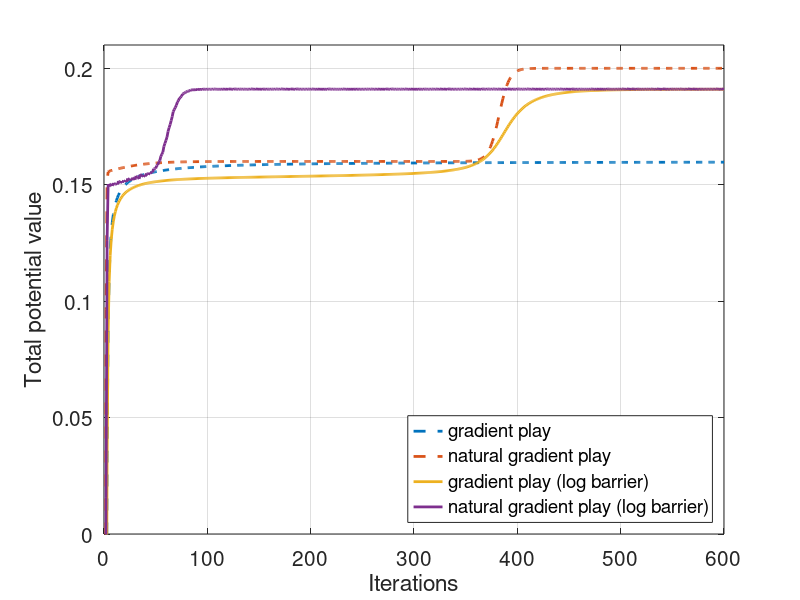
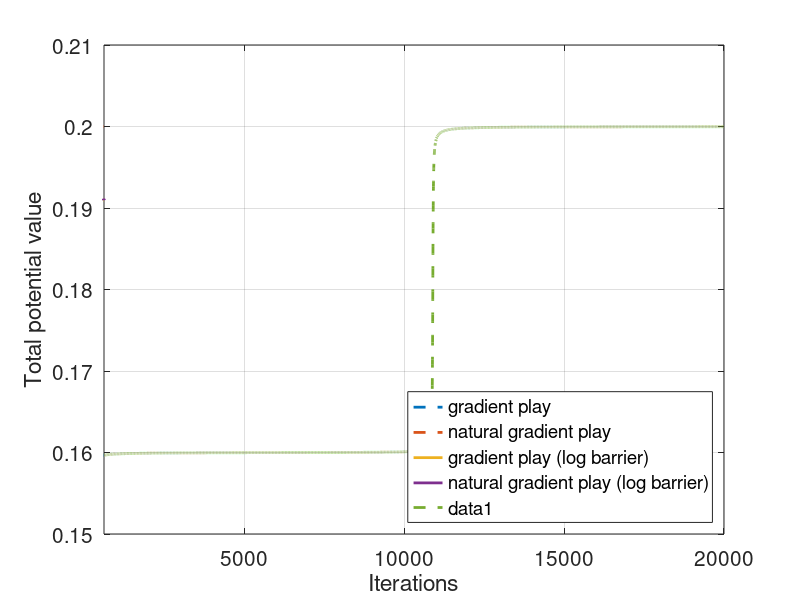

Write MATLAB code to recreate these figures, in order. (Note: a time limit stopped this script after it produced the figures.)
clear all
PG = load('data/PG.mat');
NPG = load('data/NPG.mat');
log_PG = load('data/log_barrier_PG.mat');
log_NPG = load('data/log_barrier_NPG.mat');

%%
r_PG = PG.r_lst;
r_NPG = NPG.r_lst;
r_log_PG = log_PG.r_lst;
r_log_NPG = log_NPG.r_lst;

h = figure(1);
plot(r_PG(1:600),'--','Linewidth',2); hold on;
plot(r_NPG(1:600),'--','Linewidth',2);
plot(r_log_PG(1:600),'Linewidth',2);
plot(r_log_NPG(1:600),'Linewidth',2);
ylim([0,0.21])
legend('gradient play', 'natural gradient play','gradient play (log barrier)','natural gradient play (log barrier)','location','Southeast')
grid on
set(gca,'Fontsize',15)
xlabel('Iterations')
ylabel('Total potential value')
saveas(h, 'figures/r_lst_plot.jpg')

%%
h = figure(1);
plot(600:20000,r_PG(600:20000),'--','Linewidth',2); hold on;
xlim([600,20000])
ylim([0.15,0.21])
grid on
set(gcf, 'Position',  [100, 100, 600, 300])
set(gca,'Fontsize',15)
xlabel('Iterations')
saveas(h, 'figures/r_lst_plot_keep_running.jpg')
%%
c_PG = PG.c_lst;
c_NPG = NPG.c_lst;
c_log_PG = log_PG.c_lst;
c_log_NPG = log_NPG.c_lst;

h = figure(2)
plot(c_PG(1:600),'--','Linewidth',2); hold on;
plot(c_NPG(1:600),'--','Linewidth',2);
plot(c_log_PG(1:600),'Linewidth',2);
plot(c_log_NPG(1:600),'Linewidth',2);
%legend('gradient play', 'natural gradient play','gradient play (log barrier)','natural gradient play (log barrier)','location','Southeast')
grid on
set(gca,'Fontsize',15)
set(get(gca,'YLabel'),'Rotation',0, 'Position', [-50,0.45])
xlabel('Iterations')
ylabel('$c(\theta^{(t)})$', 'Interpreter', 'Latex')
saveas(h, 'figures/c_lst_plot.jpg')
%%
h_a = figure(3)
plot([50:400], log10(c_PG(50:400)),'--','Linewidth',2); hold on;
plot([50:400], log10(c_NPG(50:400)),'--','Linewidth',2);
plot([50:400], log10(c_log_PG(50:400)),'Linewidth',2); hold on;
plot([50:400], log10(c_log_NPG(50:400)),'Linewidth',2);
set(gca,'Fontsize',15)
%set(get(gca,'YLabel'),'Rotation',0, 'Position', [40,-15])
ylabel('$\log_{10}c(\theta^{(t)})$', 'Interpreter', 'Latex')
xlim([50,400])
ylim([-30,-5])
saveas(h_a, 'figures/c_lst_zoom_in.jpg')
%%
NE_PG = PG.NE_lst;
NE_NPG = NPG.NE_lst;
NE_log_PG = log_PG.NE_lst;
NE_log_NPG = log_NPG.NE_lst;

h = figure(3);
plot(NE_PG(1:600),'--','Linewidth',2); hold on;
plot(NE_NPG(1:600),'--','Linewidth',2);
plot(NE_log_PG(1:600),'Linewidth',2);
plot(NE_log_NPG(1:600),'Linewidth',2);
ylim([0,0.1])
legend('gradient play', 'natural gradient play','gradient play (log barrier)','natural gradient play (log barrier)','location','Northeast')
grid on
set(gca,'Fontsize',15)
xlabel('Iterations')
ylabel('NE gap')
saveas(h, 'figures/NE_lst_plot.jpg')

%%
g_PG = PG.g_lst;
g_NPG = NPG.g_lst;
g_log_PG = log_PG.g_lst;
g_log_NPG = log_NPG.g_lst;

h = figure(4);
plot(g_PG(1:600),'--','Linewidth',2); hold on;
plot(g_NPG(1:600),'--','Linewidth',2);
plot(g_log_PG(1:600),'Linewidth',2);
plot(g_log_NPG(1:600),'Linewidth',2);
ylim([0,0.1])
legend('gradient play', 'natural gradient play','gradient play (log barrier)','natural gradient play (log barrier)','location','Northeast')
grid on
set(gca,'Fontsize',15)
xlabel('Iterations')
ylabel('Gradient Norm')
saveas(h, 'figures/g_lst_plot.jpg')

%%
R = [-10,1.4;1.6,1.5;2,-10]/10;

pi_1_PG = PG.pi_1_lst;
pi_2_PG = PG.pi_2_lst;
pi_1_NPG = NPG.pi_1_lst;
pi_2_NPG = NPG.pi_2_lst;
pi_1_log_PG = log_PG.pi_1_lst;
pi_2_log_PG = log_PG.pi_2_lst;
pi_1_log_NPG = log_NPG.pi_1_lst;
pi_2_log_NPG = log_NPG.pi_2_lst;

plot(log(pi_1_NPG)', 'Linewidth', 2)
T = size(pi_1_NPG,2);idx1_lst = zeros(1,T); idx2_lst = zeros(1,T);
w1_lst = zeros(size(pi_1_NPG)); w2_lst = zeros(size(pi_2_NPG));
for t = 1:T
pi_1 = pi_1_NPG(:,t) ;
pi_2 =pi_2_NPG(:,t);
w1 = (R*pi_2);
w2 = (R'*pi_1);
[max1,idx1] = max(w1); [max2,idx2] = max(w2); c_lst(t) = min(pi_1(idx1),pi_2(idx2));
idx1_lst(:,t) = idx1; idx2_lst(:,t) = idx2;
w1_lst(:,t) = w1; w2_lst(:,t)=w2;
end
h = figure;
plot(w1_lst(:,1:600)', 'Linewidth', 2)
grid on
set(gca,'Fontsize',15)
ylabel('Average Q function $\overline{Q^{\theta}_1}(a_1)$','interpreter','latex')
legend('$a_1=1$','$a_1 = 2$', '$a_1 = 3$','interpreter','latex','location','east')
saveas(h, 'figures/w1_lst_plot.jpg')

h = figure;
plot(pi_1_NPG(:,1:600)', 'Linewidth', 2)
grid on
set(gca,'Fontsize',15)
ylabel('$\pi_1(a_1)$','interpreter','latex')
legend('$a_1=1$','$a_1 = 2$', '$a_1 = 3$','interpreter','latex','location','east')
saveas(h, 'figures/pi_1_lst_plot.jpg')

h = figure;
plot(w2_lst(:,1:600)', 'Linewidth', 2)
grid on
set(gca,'Fontsize',15)
ylabel('Average Q function $\overline{Q^{\theta}_2}(a_2)$','interpreter','latex')
legend('$a_2=1$','$a_2 = 2$','interpreter','latex','location','east')
saveas(h, 'figures/w2_lst_plot.jpg')

h = figure;
plot(pi_2_NPG(:,1:600)', 'Linewidth', 2)
grid on
set(gca,'Fontsize',15)
ylabel('$\pi_2(a_2)$','interpreter','latex')
legend('$a_2=1$','$a_2 = 2$', 'interpreter','latex','location','east')
saveas(h, 'figures/pi_2_lst_plot.jpg')
